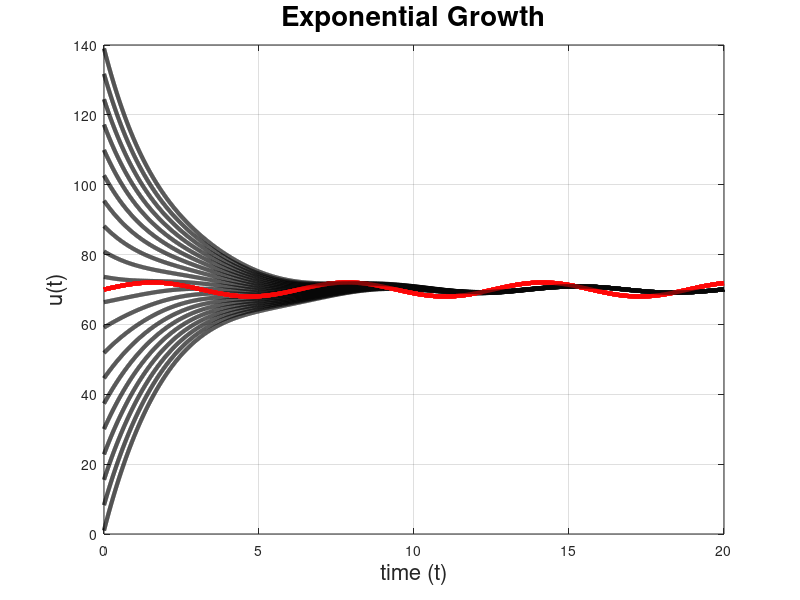

The MATLAB source for this figure:
%% Newton's Law of Cooling
close all; clear; clc

% Discretize time
N     = 1e4; 
t_0   = 0;
t_end = 20;
t     = linspace(t_0, t_end, N);


u0_vec = linspace(1,139,20);

for i = 1:length(u0_vec)

    % Parameters
    k  = .5;
    us = 70;
    
    % Initial condition
    u0 = u0_vec(i);
    
    % Right hand side
    dudt = @(t,u) -k*(u - (us + 2*sin(t)));
    
    % Numerically solve the IVP
    [t, u] = ode45(dudt, t, u0);
    
    % Define equlibrium:
    u_star = us + 2*sin(t);
    
    % Plot
    figure(1)
    plot(t,u,'k','linewidth',3)
    hold on
    plot(t,u_star,'r:','linewidth',3)
    title('Exponential Growth','fontsize',20)
    xlabel('time (t)','fontsize',16)
    ylabel('u(t)','fontsize',16)
    set(gca, 'fontsize',10)
    grid on
    grid minor

end
